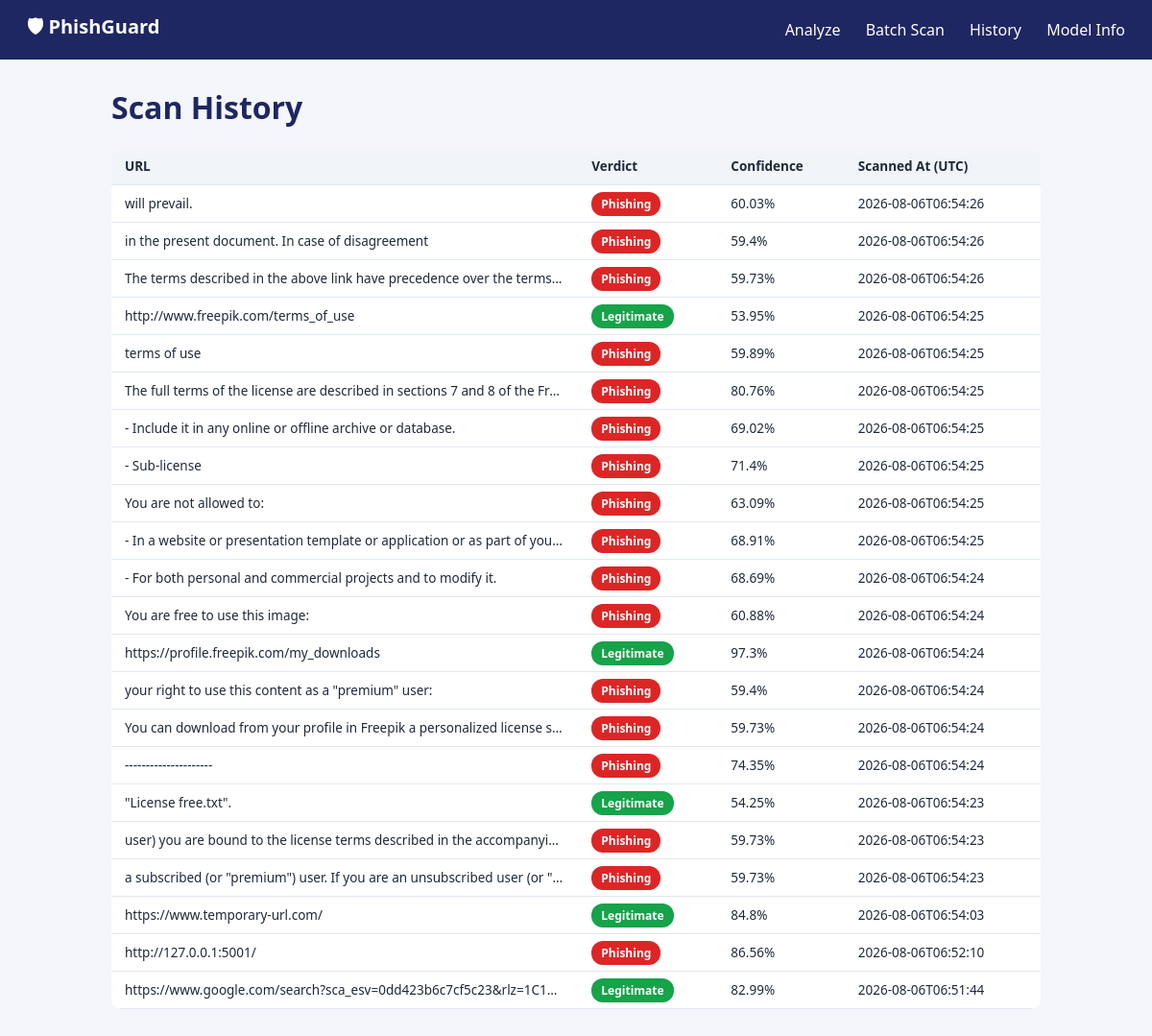
The app's page /history with its own data.
### tables this page shows
CREATE TABLE scans (
            id           INTEGER PRIMARY KEY AUTOINCREMENT,
            url          TEXT NOT NULL,
            hostname     TEXT,
            verdict      TEXT NOT NULL,
            confidence   REAL NOT NULL,
            reasons      TEXT,
            scanned_at   TEXT NOT NULL
        );

### app.py (the view)
@app.route("/history")
def history():
    db = get_db()
    rows = db.execute("SELECT * FROM scans ORDER BY scanned_at DESC LIMIT 200").fetchall()
    return render_template("history.html", rows=rows)

### app.py (called while the page is built)
def get_db():
    if "db" not in g:
        g.db = sqlite3.connect(DATABASE)
        g.db.row_factory = sqlite3.Row
    return g.db

### templates/history.html (shortened to what this page needs)
{% extends "base.html" %}
{% block content %}
<h1>Scan History</h1>
<table class="file-table">
    <thead>
        <tr><th>URL</th><th>Verdict</th><th>Confidence</th><th>Scanned At (UTC)</th></tr>
    </thead>
    <tbody>
        {% for row in rows %}
        <tr>
            <td class="truncate">{{ row.url }}</td>
            <td><span class="badge {{ 'badge-danger' if row.verdict == 'Phishing' else 'badge-safe' }}">{{ row.verdict }}</span></td>
            <td>{{ row.confidence }}%</td>
            <td>{{ row.scanned_at[:19] }}</td>
        </tr>
        {% else %}
        <tr><td colspan="4" class="empty">No scans yet. Analyze a URL to get started.</td></tr>
        {% endfor %}
    </tbody>
</table>
{% endblock %}

### templates/base.html (shortened to what this page needs)
<!DOCTYPE html>
<html lang="en">
<head>
    <link rel="stylesheet" href="{{ url_for('static', filename='css/style.css') }}">
</head>
<body>
    <nav class="navbar">
        <a href="{{ url_for('index') }}" class="brand">&#128737; PhishGuard</a>
        <div class="nav-links">
            <a href="{{ url_for('index') }}">Analyze</a>
            <a href="{{ url_for('batch') }}">Batch Scan</a>
            <a href="{{ url_for('history') }}">History</a>
            <a href="{{ url_for('about') }}">Model Info</a>
        </div>
    </nav>
    <div class="container">
        {% block content %}{% endblock %}
    </div>
</body>
</html>

### static/css/style.css (style rules this page uses)
:root { --primary: #1E2761; --accent: #2563EB; --danger: #DC2626; --safe: #16A34A; --bg: #F4F6FB; --card-bg: #FFFFFF; --border: #E2E8F0; --text: #1E293B; --muted: #64748B; }
* { box-sizing: border-box; }
body { margin: 0; font-family: "Segoe UI", Arial, sans-serif; background: var(--bg); color: var(--text); }
.navbar { display: flex; align-items: center; justify-content: space-between; background: var(--primary); color: white; padding: 14px 28px; }
.brand { color: white; text-decoration: none; font-size: 20px; font-weight: 700; }
.nav-links a { color: white; text-decoration: none; margin-left: 22px; font-weight: 500; }
.container { max-width: 1000px; margin: 28px auto; padding: 0 16px; }
.file-table { width: 100%; border-collapse: collapse; background: var(--card-bg); border-radius: 10px; overflow: hidden; margin-bottom: 24px; }
.file-table th, .file-table td { padding: 10px 14px; text-align: left; border-bottom: 1px solid var(--border); font-size: 13.5px; }
.file-table th { background: #F1F5F9; }
.truncate { max-width: 380px; overflow: hidden; text-overflow: ellipsis; white-space: nowrap; }
.badge { padding: 4px 10px; border-radius: 12px; font-size: 12px; font-weight: 700; color: white; }
.badge-danger { background: var(--danger); }
.badge-safe { background: var(--safe); }
h1 { color: var(--primary); }

### records on screen
scans: url "will prevail.", verdict "Phishing", confidence "60.03", scanned_at "2026-08-06T06:54:26"
scans: url "in the present document. In case of disagreement", verdict "Phishing", confidence "59.4", scanned_at "2026-08-06T06:54:26"
scans: url "The terms described in the above link have precedence over the terms…", verdict "Phishing", confidence "59.73", scanned_at "2026-08-06T06:54:26"
scans: url "http://www.freepik.com/terms_of_use", verdict "Legitimate", confidence "53.95", scanned_at "2026-08-06T06:54:25"
scans: url "terms of use", verdict "Phishing", confidence "59.89", scanned_at "2026-08-06T06:54:25"
scans: url "The full terms of the license are described in sections 7 and 8 of the Fr…", verdict "Phishing", confidence "80.76", scanned_at "2026-08-06T06:54:25"
scans: url "- Include it in any online or offline archive or database.", verdict "Phishing", confidence "69.02", scanned_at "2026-08-06T06:54:25"
scans: url "- Sub-license", verdict "Phishing", confidence "71.4", scanned_at "2026-08-06T06:54:25"
scans: url "You are not allowed to:", verdict "Phishing", confidence "63.09", scanned_at "2026-08-06T06:54:25"
scans: url "- In a website or presentation template or application or as part of you…", verdict "Phishing", confidence "68.91", scanned_at "2026-08-06T06:54:25"
scans: url "- For both personal and commercial projects and to modify it.", verdict "Phishing", confidence "68.69", scanned_at "2026-08-06T06:54:24"
scans: url "You are free to use this image:", verdict "Phishing", confidence "60.88", scanned_at "2026-08-06T06:54:24"
scans: url "https://profile.freepik.com/my_downloads", verdict "Legitimate", confidence "97.3", scanned_at "2026-08-06T06:54:24"
scans: url "your right to use this content as a \"premium\" user:", verdict "Phishing", confidence "59.4", scanned_at "2026-08-06T06:54:24"
scans: url "You can download from your profile in Freepik a personalized license s…", verdict "Phishing", confidence "59.73", scanned_at "2026-08-06T06:54:24"
scans: url "---------------------", verdict "Phishing", confidence "74.35", scanned_at "2026-08-06T06:54:24"
scans: url "\"License free.txt\".", verdict "Legitimate", confidence "54.25", scanned_at "2026-08-06T06:54:23"
scans: url "user) you are bound to the license terms described in the accompanyi…", verdict "Phishing", confidence "59.73", scanned_at "2026-08-06T06:54:23"
scans: url "a subscribed (or \"premium\") user. If you are an unsubscribed user (or \"…", verdict "Phishing", confidence "59.73", scanned_at "2026-08-06T06:54:23"
scans: url "https://www.temporary-url.com/", verdict "Legitimate", confidence "84.8", scanned_at "2026-08-06T06:54:03"
scans: url "http://127.0.0.1:5001/", verdict "Phishing", confidence "86.56", scanned_at "2026-08-06T06:52:10"
scans: url "https://www.google.com/search?sca_esv=0dd423b6c7cf5c23&rlz=1C1…", verdict "Legitimate", confidence "82.99", scanned_at "2026-08-06T06:51:44"
